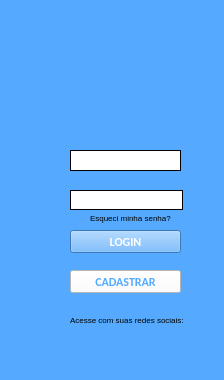
<?xml version="1.0" encoding="UTF-8"?>
<ui version="4.0">
 <class>windowLogin</class>
 <widget class="QMainWindow" name="windowLogin">
  <property name="geometry">
   <rect>
    <x>0</x>
    <y>0</y>
    <width>224</width>
    <height>380</height>
   </rect>
  </property>
  <property name="windowTitle">
   <string notr="true">Leli's Jobs LOGIN</string>
  </property>
  <property name="styleSheet">
   <string notr="true">background-color: qlineargradient(spread:pad, x1:1, y1:0.58, x2:1, y2:1, stop:0 rgba(45, 97, 149, 255), stop:1 rgba(255, 255, 255, 255));
background-color: rgb(85, 170, 255);</string>
  </property>
  <widget class="QWidget" name="centralwidget">
   <widget class="QLineEdit" name="lbUser">
    <property name="geometry">
     <rect>
      <x>70</x>
      <y>150</y>
      <width>111</width>
      <height>21</height>
     </rect>
    </property>
    <property name="styleSheet">
     <string notr="true">background-color: rgb(255, 255, 255);

border-style: outset;
border-width: 1px;
</string>
    </property>
   </widget>
   <widget class="QLineEdit" name="lbPsw">
    <property name="geometry">
     <rect>
      <x>70</x>
      <y>190</y>
      <width>113</width>
      <height>20</height>
     </rect>
    </property>
    <property name="styleSheet">
     <string notr="true">background-color: rgb(255, 255, 255);
border-style: outset;
border-width: 1px;</string>
    </property>
   </widget>
   <widget class="QPushButton" name="btLogin">
    <property name="geometry">
     <rect>
      <x>70</x>
      <y>230</y>
      <width>111</width>
      <height>23</height>
     </rect>
    </property>
    <property name="font">
     <font>
      <family>Calibri</family>
      <weight>75</weight>
      <bold>true</bold>
     </font>
    </property>
    <property name="styleSheet">
     <string notr="true">background-color: rgb(85, 170, 255);
color: rgb(255, 255, 255);
border-color: rgb(0, 0, 0);


</string>
    </property>
    <property name="text">
     <string>LOGIN</string>
    </property>
   </widget>
   <widget class="QPushButton" name="btCadastrarNovo">
    <property name="geometry">
     <rect>
      <x>70</x>
      <y>270</y>
      <width>111</width>
      <height>23</height>
     </rect>
    </property>
    <property name="font">
     <font>
      <family>Calibri</family>
      <weight>75</weight>
      <bold>true</bold>
     </font>
    </property>
    <property name="toolTip">
     <string/>
    </property>
    <property name="layoutDirection">
     <enum>Qt::LeftToRight</enum>
    </property>
    <property name="autoFillBackground">
     <bool>false</bool>
    </property>
    <property name="styleSheet">
     <string notr="true">background-color: rgb(255, 255, 255);
color: rgb(85, 170, 255)
</string>
    </property>
    <property name="text">
     <string>CADASTRAR</string>
    </property>
   </widget>
   <widget class="QLabel" name="label">
    <property name="geometry">
     <rect>
      <x>90</x>
      <y>210</y>
      <width>81</width>
      <height>16</height>
     </rect>
    </property>
    <property name="font">
     <font>
      <pointsize>6</pointsize>
     </font>
    </property>
    <property name="text">
     <string>Esqueci minha senha? </string>
    </property>
   </widget>
   <widget class="QLabel" name="label_2">
    <property name="geometry">
     <rect>
      <x>40</x>
      <y>140</y>
      <width>41</width>
      <height>31</height>
     </rect>
    </property>
    <property name="text">
     <string/>
    </property>
    <property name="pixmap">
     <pixmap>Views Designer/16481730421594722074-20.png</pixmap>
    </property>
   </widget>
   <widget class="QLabel" name="label_3">
    <property name="geometry">
     <rect>
      <x>30</x>
      <y>180</y>
      <width>41</width>
      <height>31</height>
     </rect>
    </property>
    <property name="layoutDirection">
     <enum>Qt::LeftToRight</enum>
    </property>
    <property name="text">
     <string/>
    </property>
    <property name="pixmap">
     <pixmap>Views Designer/16683241221667538302-32.png</pixmap>
    </property>
   </widget>
   <widget class="QLabel" name="label_4">
    <property name="geometry">
     <rect>
      <x>70</x>
      <y>310</y>
      <width>121</width>
      <height>20</height>
     </rect>
    </property>
    <property name="font">
     <font>
      <pointsize>6</pointsize>
     </font>
    </property>
    <property name="text">
     <string>Acesse com suas redes sociais:</string>
    </property>
   </widget>
   <widget class="QLabel" name="label_5">
    <property name="geometry">
     <rect>
      <x>70</x>
      <y>330</y>
      <width>21</width>
      <height>31</height>
     </rect>
    </property>
    <property name="text">
     <string/>
    </property>
    <property name="pixmap">
     <pixmap>Views Designer/face.png</pixmap>
    </property>
   </widget>
   <widget class="QLabel" name="label_6">
    <property name="geometry">
     <rect>
      <x>100</x>
      <y>330</y>
      <width>21</width>
      <height>31</height>
     </rect>
    </property>
    <property name="text">
     <string/>
    </property>
    <property name="pixmap">
     <pixmap>Views Designer/google.png</pixmap>
    </property>
   </widget>
   <widget class="QLabel" name="label_7">
    <property name="geometry">
     <rect>
      <x>130</x>
      <y>330</y>
      <width>21</width>
      <height>31</height>
     </rect>
    </property>
    <property name="text">
     <string/>
    </property>
    <property name="pixmap">
     <pixmap>Views Designer/insta.png</pixmap>
    </property>
   </widget>
   <widget class="QLabel" name="label_8">
    <property name="geometry">
     <rect>
      <x>160</x>
      <y>330</y>
      <width>21</width>
      <height>31</height>
     </rect>
    </property>
    <property name="text">
     <string/>
    </property>
    <property name="pixmap">
     <pixmap>Views Designer/Linkedin2.png</pixmap>
    </property>
   </widget>
   <zorder>label_2</zorder>
   <zorder>label_3</zorder>
   <zorder>lbPsw</zorder>
   <zorder>btLogin</zorder>
   <zorder>lbUser</zorder>
   <zorder>btCadastrarNovo</zorder>
   <zorder>label</zorder>
   <zorder>label_4</zorder>
   <zorder>label_5</zorder>
   <zorder>label_6</zorder>
   <zorder>label_7</zorder>
   <zorder>label_8</zorder>
  </widget>
  <widget class="QStatusBar" name="statusbar"/>
 </widget>
 <resources/>
 <connections/>
</ui>
